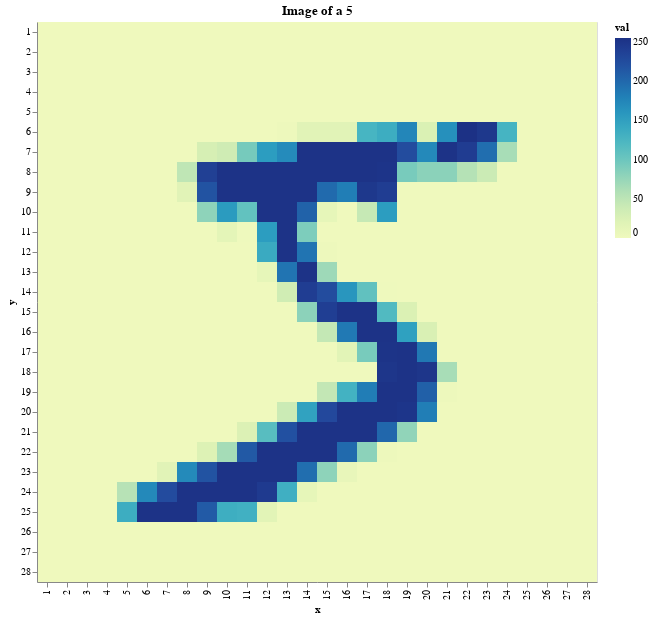

Notebook code cell kept with this figure:
### Markdown cell above
Here are some example images.

### Code cell
im = draw_image(0)
im

### Figure 1 — Vega-Lite specification as saved in the notebook (floating-point values rounded to 4 significant figures; data arrays with more than 128 entries replaced by an {"elided": "..."} marker saying what was removed)
{"config": {"view": {"continuousWidth": 400, "continuousHeight": 300}}, "data": {"name": "data-9c050b0a06c628e9c182165982d596c4"}, "mark": "rect", "encoding": {"color": {"type": "quantitative", "field": "val"}, "fill": {"type": "quantitative", "field": "val"}, "tooltip": [{"type": "quantitative", "field": "x"}, {"type": "quantitative", "field": "y"}, {"type": "quantitative", "field": "val"}], "x": {"type": "ordinal", "field": "x"}, "y": {"type": "ordinal", "field": "y"}}, "title": "Image of a 5", "$schema": "https://vega.github.io/schema/vega-lite/v4.8.1.json", "datasets": {"data-9c050b0a06c628e9c182165982d596c4": {"elided": "784 records"}}}
